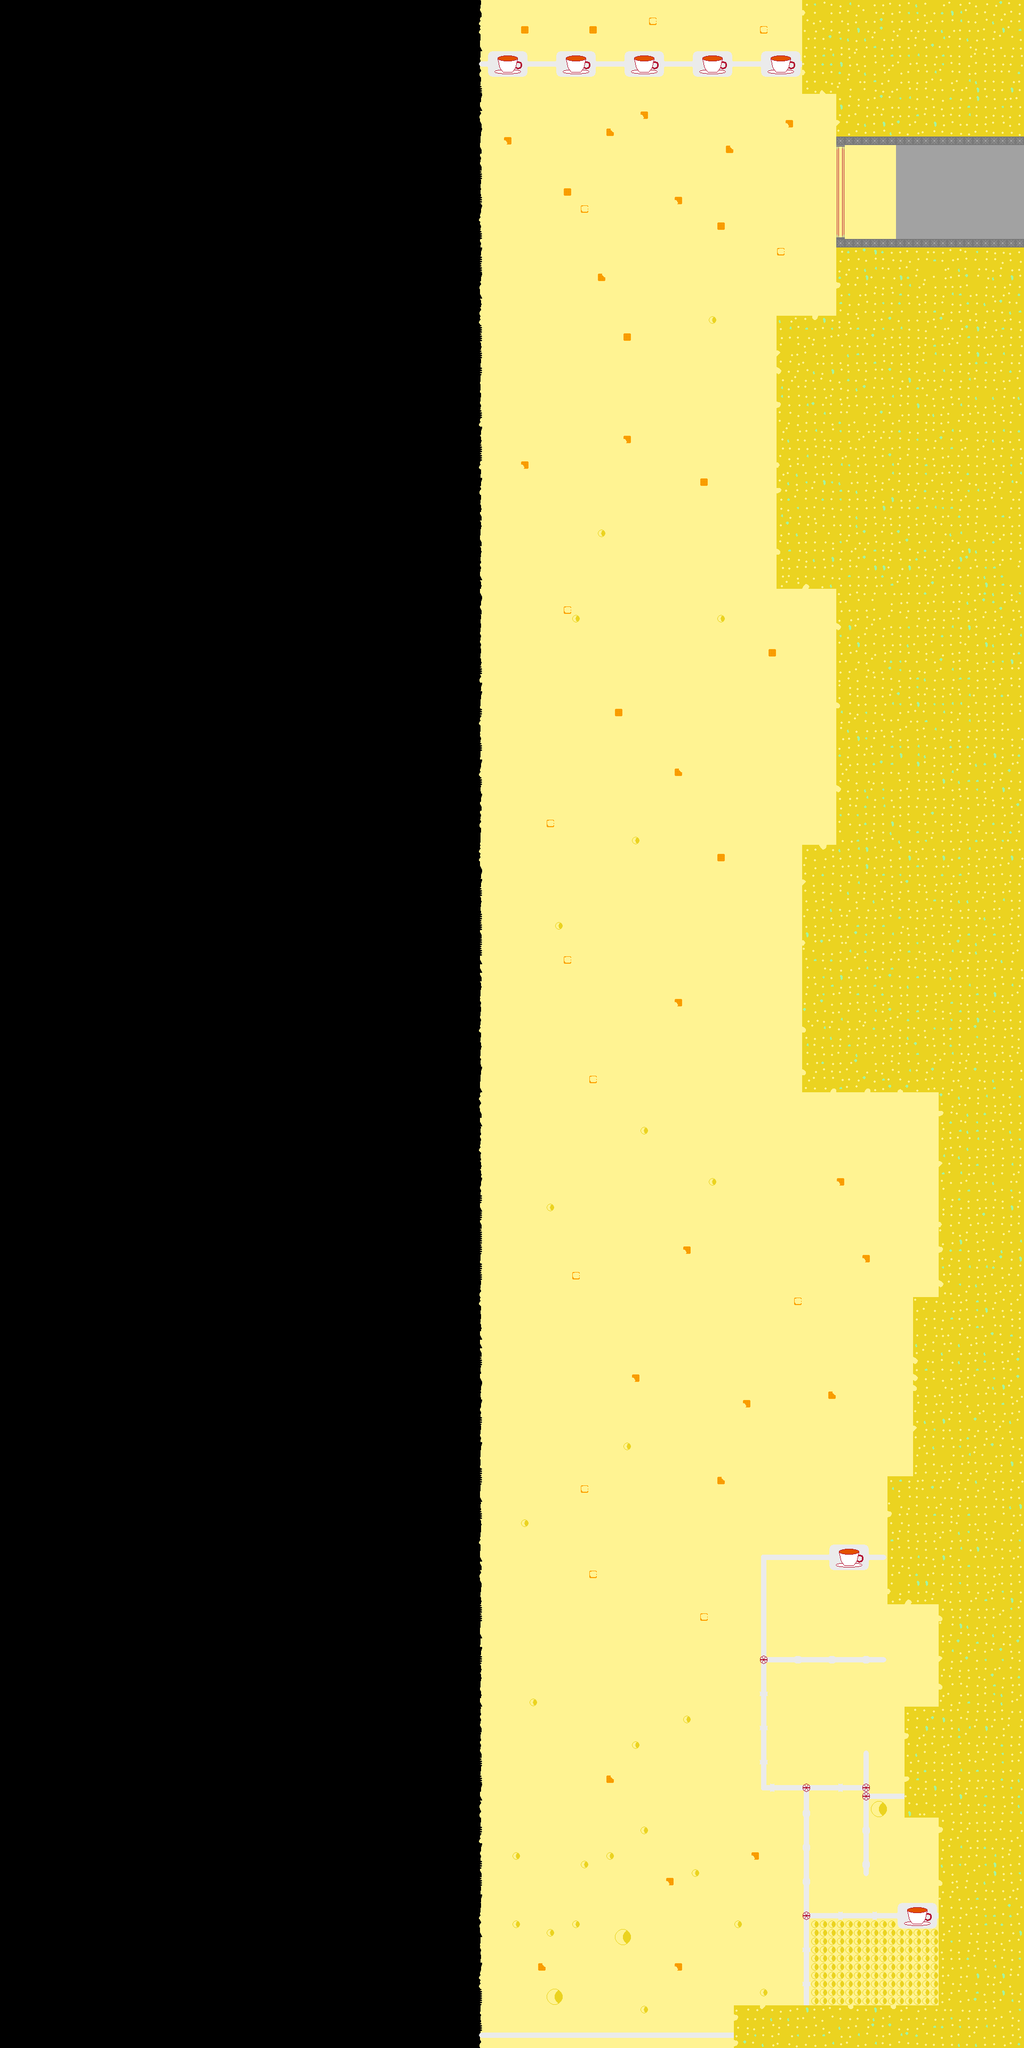

This is a level from a 2D game, rendered from its Tiled map with the project's own tilesets. A one-line summary and the map file follow, with tile-layer data summarised:
An orthogonal 120x240 tile map with 16x16 px tiles, 5 tile layers (Floor, Floor2, Cookies, Walls, ...).

<map version="1.4" tiledversion="1.4.0" orientation="orthogonal" renderorder="right-down" width="120" height="240" tilewidth="16" tileheight="16" infinite="0" nextlayerid="6" nextobjectid="1">
 <tileset firstgid="1" source="../TileSets/3x.tsx" />
 <layer id="1" name="Floor" width="120" height="240">
  <data>[28800 cells, 13680 non-empty, 2 distinct tile ids]</data>
 </layer>
 <layer id="3" name="Floor2" width="120" height="240">
  <data>[28800 cells, 15360 non-empty, 20 distinct tile ids]</data>
 </layer>
 <layer id="5" name="Cookies" width="120" height="240">
  <data>[28800 cells, 45 non-empty, 4 distinct tile ids]</data>
 </layer>
 <layer id="2" name="Walls" width="120" height="240">
  <data>[28800 cells, 4678 non-empty, 96 distinct tile ids]</data>
 </layer>
 <layer id="4" name="Valves" width="120" height="240">
  <data>[28800 cells, 5 non-empty, 1 distinct tile ids]</data>
 </layer>
</map>
